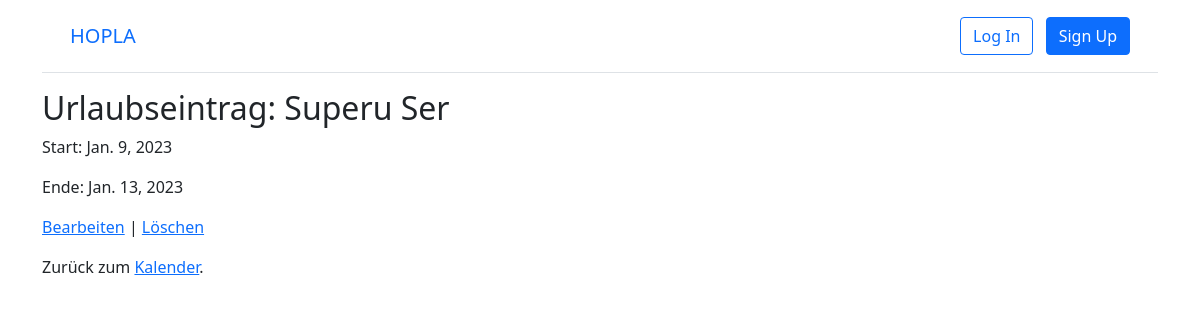
The page /vacations/4/ on the database its author committed.
### vacations/models.py (models this page shows, shortened)
class Vacation(models.Model):
    start_date = models.DateField(default=timezone.now)
    end_date = models.DateField(default=timezone.now)
    user = models.ForeignKey(
        settings.AUTH_USER_MODEL,
        on_delete=models.CASCADE,
    )

### accounts/models.py (models this page shows)
class Employee(AbstractUser):
    reg_num = models.PositiveIntegerField(null=True, blank=True)
    supervisor = models.ForeignKey(
        'self',
        on_delete=models.CASCADE,
        null=True,
        blank=True,
    )
    team = models.ForeignKey(
        "Team",
        on_delete=models.CASCADE,
        null=True,
        blank=True,
    )
    class Role(models.TextChoices):
        HODEP = ("HODep", "head of department")
        HODIV = ("HODiv", "head of division")
        HOT = ("HOT", "head of team")
        EMP = ("Emp", "employee")
    role = models.CharField(
        max_length=5,
        choices=Role.choices,
        default="Emp",
    )

### vacations/views.py (the view)
# urls.py: path("<int:pk>/", VacationDetailView.as_view(), name='vacation_detail'),
class VacationDetailView(DetailView):
    model = Vacation
    template_name = "vacation_detail.html"

### templates/vacation_detail.html
{% extends "base.html" %}
{% block content %}
<div>
  <h2>Urlaubseintrag: {{ object.user.first_name }} {{ object.user.last_name }}</h2>
    <p>Start: {{ object.start_date }}</p>
    <p>Ende: {{ object.end_date }}</p>
    <p><a href="{% url 'vacation_edit' vacation.pk %}">Bearbeiten</a> |
  <a href="{% url 'vacation_delete' vacation.pk %}">Löschen</a></p>
</div>
<p>Zurück zum <a href="{% url 'calendar' %}">Kalender</a>.</p>
{% endblock content %}

### rows shown on the page
Vacation: user.first_name "Superu", user.last_name "Ser", start_date "Jan. 9, 2023", end_date "Jan. 13, 2023"
